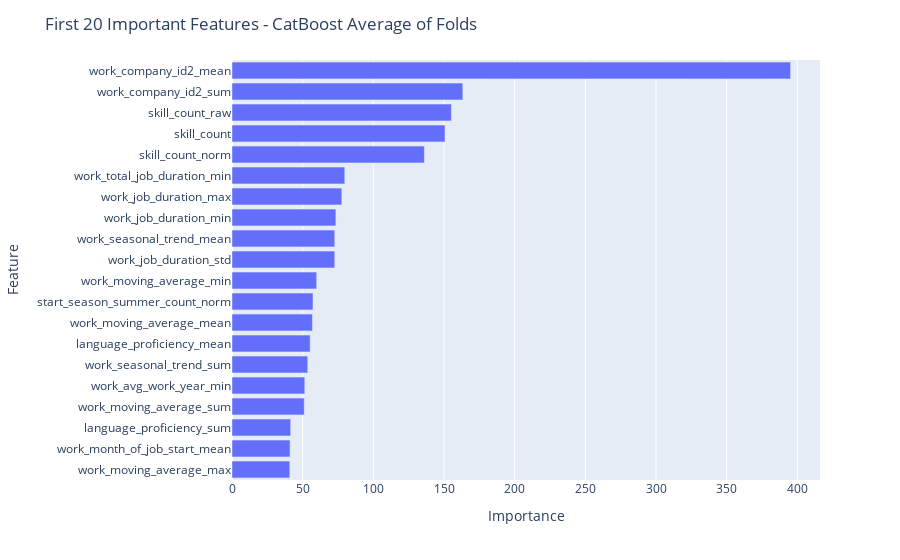

Here is the notebook cell this chart was saved with:
### Code cell
test = pd.read_csv("./test_user_lang_work_revise.csv")
test = test.merge(skills_count, on="user_id", how="left")
test = test.merge(skills_freq_test, on="user_id", how="left")
test.drop(columns=["user_id"],inplace=True)

models = encode_test(skills_freq_test)
model_preds = [model.predict(test) for model in models]
model_preds

### Figure 1 — Plotly figure (JSON) as saved in the notebook; plotly's stock layout.template omitted (floating-point values rounded to 4 significant figures)
{"data": [{"alignmentgroup": "True", "hovertemplate": "Importance=%{x}<br>Feature=%{y}<extra></extra>", "legendgroup": "", "marker": {"color": "#636efa", "pattern": {"shape": ""}}, "name": "", "offsetgroup": "", "orientation": "h", "showlegend": false, "textposition": "auto", "type": "bar", "x": [40.9, 41.1, 41.5, 51.1, 51.5, 53.6, 55.3, 56.9, 57.3, 59.9, 72.7, 72.7, 73.5, 77.7, 79.8, 136.1, 150.7, 155.2, 163.3, 395.2], "xaxis": "x", "y": ["work_moving_average_max", "work_month_of_job_start_mean", "language_proficiency_sum", "work_moving_average_sum", "work_avg_work_year_min", "work_seasonal_trend_sum", "language_proficiency_mean", "work_moving_average_mean", "start_season_summer_count_norm", "work_moving_average_min", "work_job_duration_std", "work_seasonal_trend_mean", "work_job_duration_min", "work_job_duration_max", "work_total_job_duration_min", "skill_count_norm", "skill_count", "skill_count_raw", "work_company_id2_sum", "work_company_id2_mean"], "yaxis": "y"}], "layout": {"barmode": "relative", "legend": {"tracegroupgap": 0}, "margin": {"t": 60}, "title": {"text": "First 20 Important Features - CatBoost Average of Folds"}, "xaxis": {"anchor": "y", "domain": [0, 1], "title": {"text": "Importance"}}, "yaxis": {"anchor": "x", "domain": [0, 1], "title": {"text": "Feature"}}}}
